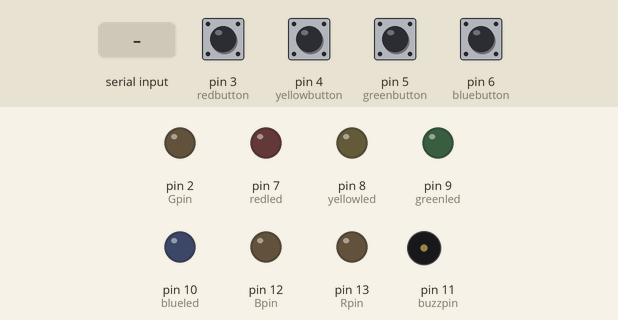
This sketch was run on a simulated Arduino Uno, built with avr-gcc and run on an emulated ATmega328P. On the bench: output pins drawn as LEDs (lit = HIGH), buzzer (waves = sounding). Inputs (shaded band) come from the test bench; at power-on: pin 3 (redbutton), pin 4 (yellowbutton), pin 5 (greenbutton), pin 6 (bluebutton) HIGH. What the sketch prints to the serial monitor is not drawn.

Above: at 1.2 s.
1.3 s: "medium" received over Serial
At 3.4 s:
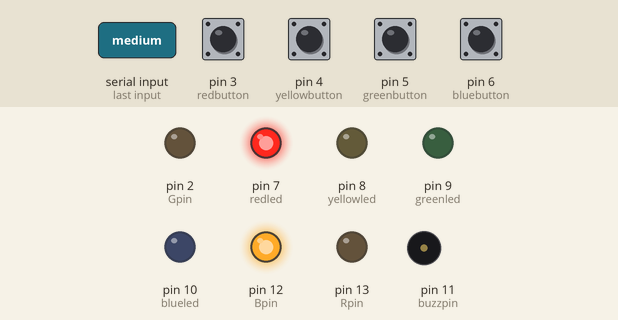
At 4.7 s:
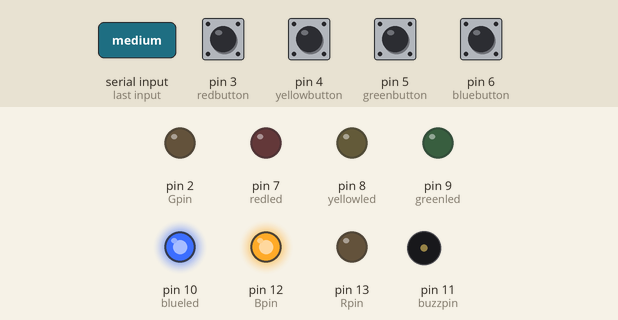
Timing chart, 0 to 19.0 s (numbered marks = the images above; inputs shaded):
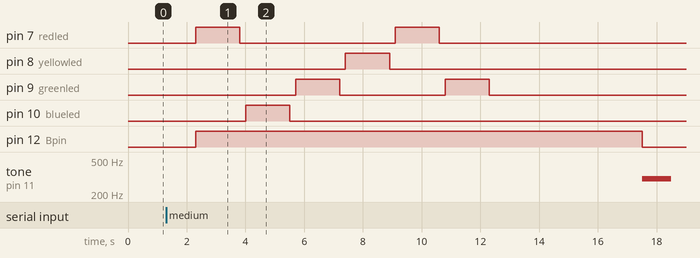

The sketch:

simon_game1.ino
```cpp
//TIMER
int time_start;
int time_now;
int time_diff;

//BUZZER
int buzzpin = 11;

//USER INPUT FOR MODE, RGB COLORING
int Rpin = 13;
int Gpin = 2;
int Bpin = 12;
String mode;

//SHOWING SEQUENCE LED
int redled = 7;
int yellowled = 8;
int greenled = 9;
int blueled = 10;

//INPUT BUTTONS
int redbutton = 3;
int yellowbutton =  4;
int greenbutton =  5;
int bluebutton = 6;

//MODE SETTINGS
int ingamedelay;
int easydelay = 3000;
int mediumdelay = 1500;
int harddelay = 750;

int ingamecount;
int easycount = 4;
int mediumcount = 6;
int hardcount = 8;

// INITIALISE LED SEQUENCE
//0 = Red, 1 = Yellow, 2 = Green, 3 = Blue
int ledseq[] = {0, 3, 2, 1, 0, 2, 3, 1};
int ledPins[] = {7, 8, 9, 10};
int buttonPins[] = {3, 4, 5, 6};

//SCORE
int score = 0;


void setup() {
  Serial.begin(9600);
  //RGB LED
  pinMode(Rpin, OUTPUT);
  pinMode(Bpin, OUTPUT);
  pinMode(Gpin, OUTPUT);
  //4 SEQUENCE LEDs
  pinMode(redled, OUTPUT);
  pinMode(yellowled, OUTPUT);
  pinMode(greenled, OUTPUT);
  pinMode(blueled, OUTPUT);
  //4 USER BUTTONS
  pinMode(redbutton, INPUT_PULLUP);
  pinMode(yellowbutton, INPUT_PULLUP);
  pinMode(greenbutton, INPUT_PULLUP);
  pinMode(bluebutton, INPUT_PULLUP);
}

void loop() {
  //ASK FOR MODE OF GAME, AKA LENGTH and SPEED OF GAME
  //RGB SHOW MODE
  Serial.println("Choose Mode (easy-green/medium-blue/hard-red): ");
  while(Serial.available()==0){}
  mode = Serial.readString();
  mode.trim();
  if(mode == "easy"){
    digitalWrite(Gpin, HIGH);
    digitalWrite(Bpin, LOW);
    digitalWrite(Rpin, LOW);
    ingamecount = easycount;
    ingamedelay = easydelay;
  }
  else if(mode == "medium"){
    digitalWrite(Rpin, LOW);
    digitalWrite(Gpin, LOW);
    digitalWrite(Bpin, HIGH);
    ingamecount = mediumcount;
    ingamedelay = mediumdelay;
  }
  else if(mode == "hard"){
    digitalWrite(Rpin, HIGH);
    digitalWrite(Bpin, LOW);
    digitalWrite(Gpin, LOW);
    ingamecount = hardcount;
    ingamedelay = harddelay;
  }
  else {
    Serial.println("Invalid selection. Try again.");
    return;
  }


  //SHOW PATTERN TO PLAYER
  for(int i = 0; i< ingamecount; i++){
    int brightLed = ledPins[ledseq[i]];
    digitalWrite(brightLed, HIGH);
    delay(ingamedelay);
    digitalWrite(brightLed, LOW);
    delay(200);
  }

  Serial.println("Now, it's your turn to press the sequence!");
  int fail = 0;


  //DELAY MEASUREMENT
  time_start = millis();

  //USER INPUT
  for(int j = 0; j < ingamecount; j++){
    int expectedbutton = buttonPins[ledseq[j]];
    int pressedbutton = -1;
     while (pressedbutton == -1) { //no buttons have been pressed
       time_now = millis();
       time_diff = time_now-time_start;
      if (time_diff == 5000) {
        Serial.println("Too long! Game startover!");
        tone(buzzpin, 300, 1000);

        // Reset RGB & restart game
        digitalWrite(Rpin, LOW);
        digitalWrite(Gpin, LOW);
        digitalWrite(Bpin, LOW);
        break;
      }
       if (digitalRead(redbutton) == LOW)    pressedbutton = redbutton;
       if (digitalRead(yellowbutton) == LOW) pressedbutton = yellowbutton;
       if (digitalRead(greenbutton) == LOW)  pressedbutton = greenbutton;
       if (digitalRead(bluebutton) == LOW)   pressedbutton = bluebutton;
  }
    if(pressedbutton != expectedbutton){
      fail = 1;
      break;
    }
    else{
      int matchingled = ledPins[ledseq[j]];
      digitalWrite(matchingled, HIGH);
      delay(200);
      digitalWrite(matchingled, LOW);
      delay(200);
      while (digitalRead(pressedbutton) == LOW) {}
    }
  }

  //GAME RESULTS
  if(fail){
    Serial.println("Game over!");
    tone(buzzpin, 300, 1000); //tone(pin, frequency, duration)
  }
  else{
    Serial.println("Sucess! Game Won!");
    tone(buzzpin, 1000, 400);
    score++;
  }

  //SCORE DISPLAY
  Serial.print("Score: ");
  Serial.println(score);

  //ClEAR RGB LED
  digitalWrite(Rpin, LOW);
  digitalWrite(Gpin, LOW);
  digitalWrite(Bpin, LOW);
  delay(2000);

}
```

Measured:
- after the input at 1.3 s, pin 7 (redled): alternates HIGH for 1.5 s and LOW for 5.3 s, starting after 1.0 s; pin 8 (yellowled): LOW → HIGH after 6.1 s, → LOW 1.5 s later
